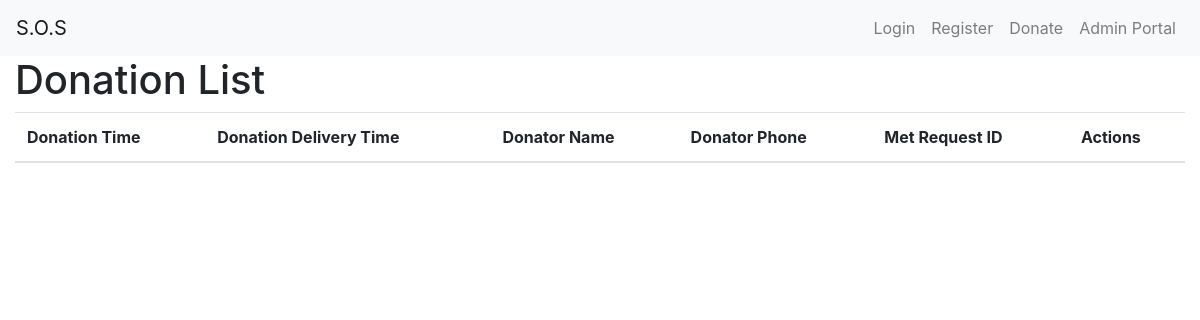
Before: /donation_admin/ with the older database file.
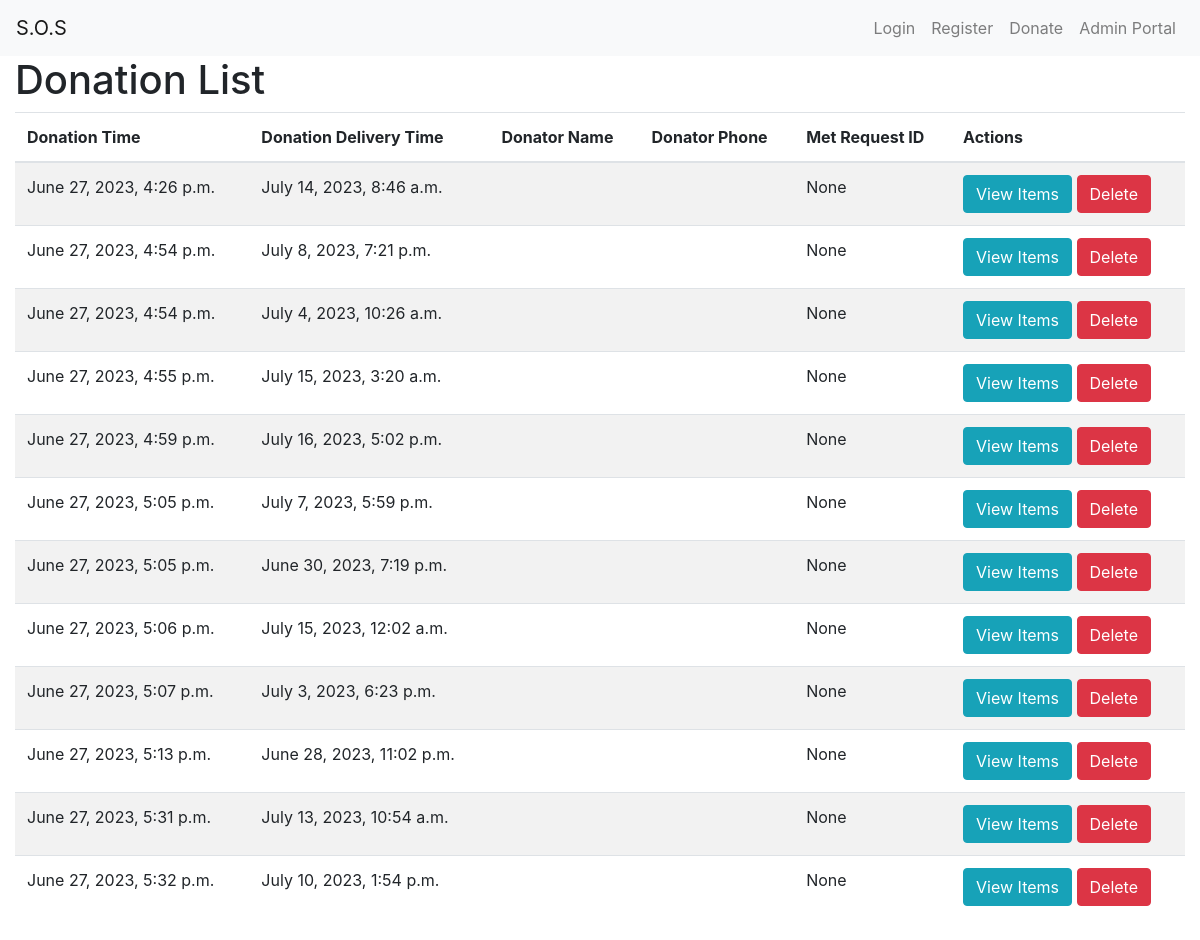
After: the same page with the newer database file.
### myapp/models.py (models this page shows, shortened)
class Donation(models.Model):
    DonationTime = models.DateTimeField()
    DonationDeliveryTime = models.DateTimeField()
    RequestID = models.IntegerField(null=True)
    Donator_DonatorID = models.ForeignKey(Donator, on_delete=models.CASCADE)
    Request_RequestID = models.ForeignKey(Request, on_delete=models.CASCADE, null=True)

### myapp/views.py (the view)
# urls.py: path('donation_admin/', views.donation_admin, name='donation_admin'),
def donation_admin(request):
    donations = Donation.objects.all()
    return render(request, 'donation_admin.html', {'donations': donations})

### myapp/templates/donation_admin.html (shortened to what this page needs)
<!DOCTYPE html>
<html>
<head>
  <link rel="stylesheet" href="https://stackpath.bootstrapcdn.com/bootstrap/4.3.1/css/bootstrap.min.css">
</head>
<body>
  {% include 'navbar.html' %}
  <div class="container">
    <h1>Donation List</h1>
    <div class="scrollable-table">
      <table class="table table-striped">
        <thead>
          <tr>
            <th>Donation Time</th>
            <th>Donation Delivery Time</th>
            <th>Donator Name</th>
            <th>Donator Phone</th>
            <th>Met Request ID</th>
            <th>Actions</th>
          </tr>
        </thead>
        <tbody>
          {% for donation in donations %}
            <tr>
              <td>{{ donation.DonationTime }}</td>
              <td>{{ donation.DonationDeliveryTime }}</td>
              <td>{{ donation.Donator_DonatorID.name }}</td>
              <td>{{ donation.Donator_DonatorID.phone }}</td>
              <td>{{ donation.RequestID }}</td>
              <td>
                  <button class="btn btn-info" onclick="showDonatedItems('{{ donation.id }}')">View Items</button>
                  <button class="btn btn-danger" onclick="deleteDonation({{ donation.pk }})">Delete</button>
              </td>
            </tr>
          {% endfor %}
        </tbody>
      </table>
    </div>
  </div>
</body>
</html>

### myapp/templates/navbar.html (shortened to what this page needs)
<nav class="navbar navbar-expand-lg navbar-light bg-light">
  <a class="navbar-brand" href="{% url 'main' %}">S.O.S</a>
  <div class="collapse navbar-collapse" id="navbarNav">
    <ul class="navbar-nav ml-auto">
      {% if user.is_authenticated %}
        <li class="nav-item">
                    <span class="nav-link">Logged in as {{ user.username}}</span>
        </li>
          {% if user.is_staff %}
              <li class="nav-item">
              <a class="nav-link" href="{% url 'donation_admin' %}">Donation Portal</a>
            </li>
              <li class="nav-item">
              <a class="nav-link" href="{% url 'procurement_admin' %}">Procurement Portal</a>
            </li>
              </li>
              <li class="nav-item">
              <a class="nav-link" href="{% url 'request_admin' %}">Requests Portal</a>
            </li>
              </li>
              <li class="nav-item">
              <a class="nav-link" href="{% url 'inventory_admin' %}">Inventory Portal</a>
            </li>
              </li>
              <li class="nav-item">
              <a class="nav-link" href="{% url 'reporting_admin' %}">Reporting</a>
            </li>
            <li class="nav-item">
              <a class="nav-link logout-link" href="{% url 'logout' %}">Logout</a>
            </li>
          {% else %}
            <li class="nav-item">
              <a class="nav-link" href="{% url 'request' %}">Request</a>
            </li>
              <li class="nav-item">
              <a class="nav-link" href="{% url 'donation' %}">Donate</a>
            </li>
            <li class="nav-item">
              <a class="nav-link logout-link" href="{% url 'logout' %}">Logout</a>
            </li>
          {% endif %}
      {% else %}
        <li class="nav-item">
          <a class="nav-link" href="{% url 'login' %}">Login</a>
        </li>
        <li class="nav-item">
          <a class="nav-link" href="{% url 'register' %}">Register</a>
        </li>
        <li class="nav-item">
          <a class="nav-link" href="{% url 'donation' %}">Donate</a>
        </li>
          <li class="nav-item">
          <a class="nav-link" href="{% url 'administration' %}">Admin Portal</a>
        </li>
      {% endif %}
    </ul>
  </div>
</nav>

### myapp/templates/donation_admin.html (style rules this page uses)
.scrollable-table { max-height: 800px; overflow-y: auto; }
.container { max-width: 1200px; }

Changed rows visible on the page:
added Donation: DonationTime "June 27, 2023, 4:26 p.m.", DonationDeliveryTime "July 14, 2023, 8:46 a.m.", RequestID "None"
added Donation: DonationTime "June 27, 2023, 4:54 p.m.", DonationDeliveryTime "July 8, 2023, 7:21 p.m.", RequestID "None"
added Donation: DonationTime "June 27, 2023, 4:54 p.m.", DonationDeliveryTime "July 4, 2023, 10:26 a.m.", RequestID "None"
added Donation: DonationTime "June 27, 2023, 4:55 p.m.", DonationDeliveryTime "July 15, 2023, 3:20 a.m.", RequestID "None"
added Donation: DonationTime "June 27, 2023, 4:59 p.m.", DonationDeliveryTime "July 16, 2023, 5:02 p.m.", RequestID "None"
added Donation: DonationTime "June 27, 2023, 5:05 p.m.", DonationDeliveryTime "July 7, 2023, 5:59 p.m.", RequestID "None"
added Donation: DonationTime "June 27, 2023, 5:05 p.m.", DonationDeliveryTime "June 30, 2023, 7:19 p.m.", RequestID "None"
added Donation: DonationTime "June 27, 2023, 5:06 p.m.", DonationDeliveryTime "July 15, 2023, 12:02 a.m.", RequestID "None"
added Donation: DonationTime "June 27, 2023, 5:07 p.m.", DonationDeliveryTime "July 3, 2023, 6:23 p.m.", RequestID "None"
added Donation: DonationTime "June 27, 2023, 5:13 p.m.", DonationDeliveryTime "June 28, 2023, 11:02 p.m.", RequestID "None"
added Donation: DonationTime "June 27, 2023, 5:31 p.m.", DonationDeliveryTime "July 13, 2023, 10:54 a.m.", RequestID "None"
added Donation: DonationTime "June 27, 2023, 5:32 p.m.", DonationDeliveryTime "July 10, 2023, 1:54 p.m.", RequestID "None"
